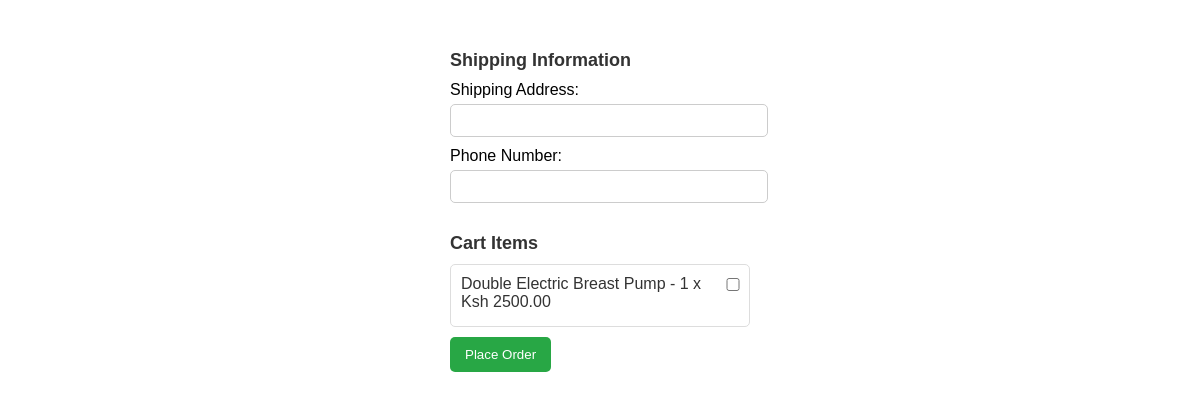
The page /orders/create/ (signed in) on the database as committed earlier.
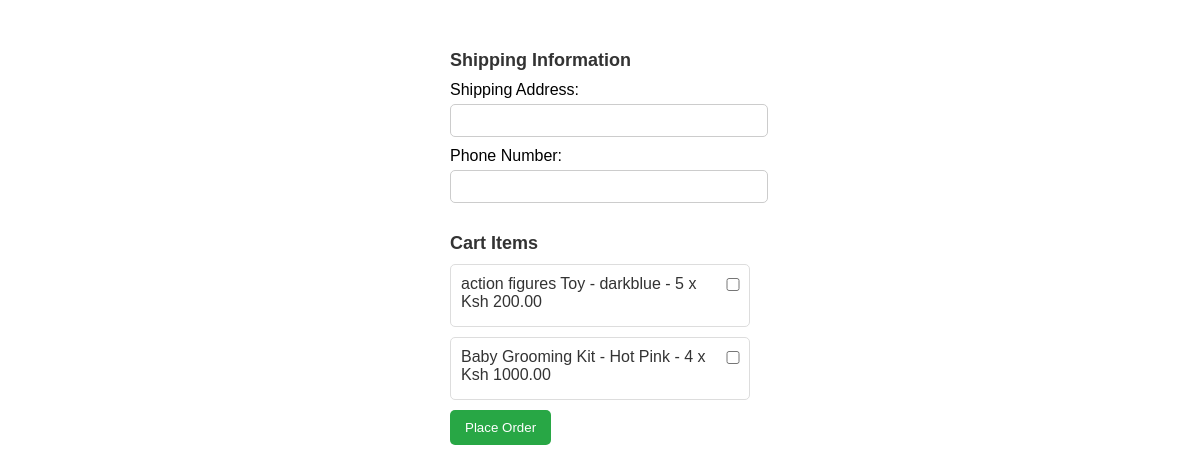
The same page on the database as committed later.
### cart/models.py (models this page shows, shortened)
class CartItem(models.Model):
    cart = models.ForeignKey(Cart, related_name="items", on_delete=models.CASCADE, default=None) #if kuna issue undo the default here
    product = models.ForeignKey(Product, on_delete=models.CASCADE, null=True, blank=True)
    variant = models.ForeignKey(ProductVariant, on_delete=models.CASCADE, null=True, blank=True)
    quantity = models.PositiveIntegerField(default=1)

### products/models.py (models this page shows, shortened)
class Product(models.Model):
    name = models.CharField(max_length=255)
    description = models.TextField()
    price = models.DecimalField(max_digits=10, decimal_places=2)
    image = models.ImageField(upload_to='product_images/')
    featured = models.BooleanField(default=False)
    brand = models.CharField(max_length=50, default='Unknown')
    stock_quantity = models.PositiveIntegerField(default=0)
    category = models.ForeignKey(Category, related_name="products", on_delete=models.CASCADE)
    created_at = models.DateTimeField(auto_now_add=True)
    updated_at = models.DateTimeField(auto_now=True)
    class Meta:
        ordering = ['-created_at']
        verbose_name = "Product"
        verbose_name_plural = "Products"

class ProductVariant(models.Model):
    product = models.ForeignKey(Product, related_name="variants", on_delete=models.CASCADE)
    color_name = models.CharField(max_length=50)
    image = models.ImageField(upload_to='product_variants/')
    price = models.DecimalField(max_digits=10, decimal_places=2, default=0.0)
    stock_quantity = models.PositiveIntegerField(default=0)

### orders/views.py (the view, shortened to what this page needs)
# urls.py: path('create/', views.create_order, name='create_order'),
@login_required
def create_order(request):
    cart = request.user.cart  # Ensure this is correct for your app
    if not cart.items.exists():  # Check if cart is empty
        return redirect('cart:view')  # Adjust 'cart:view' to your actual cart view
    return render(request, 'orders/create_order.html', {'cart': cart})

### orders/templates/orders/create_order.html (shortened to what this page needs)
{% load static %}
<!DOCTYPE html>
<html>
<head>
</head>
<body>
    <form method="POST" action="{% url 'orders:create_order' %}">
        <h3>Shipping Information</h3>
        <label for="shipping_address">Shipping Address:</label>
        <input type="text" id="shipping_address" name="shipping_address" required>
        <br>
        <label for="phone_number">Phone Number:</label>
        <input type="text" id="phone_number" name="phone_number" required>
        <br>
        <h3>Cart Items</h3>
        {% for item in cart.items.all %}
            <div class="cart-item">
                <div class="item-info">
                    <label for="cart_item_{{ item.id }}">
                        {% if item.product %}
                            {{ item.product.name }} - {{ item.quantity }} x Ksh {{ item.product.price }}
                        {% elif item.variant %}
                            {{ item.variant.product.name }} - {{ item.variant.color_name }} - {{ item.quantity }} x Ksh {{ item.variant.price }}
                        {% else %}
                            Unknown Item
                        {% endif %}
                    </label>
                </div>
                <div>
                    <input type="checkbox" id="cart_item_{{ item.id }}" name="cart_items" value="{{ item.id }}">
                </div>
            </div>
        {% endfor %}
        <button type="submit">Place Order</button>
    </form>
</body>
</html>

Rows that differ between the two databases and show on the page:
removed CartItem: product.name "Double Electric Breast Pump", quantity "1", product.price "2500.00"
added CartItem: variant.product.name "action figures Toy", variant.color_name "darkblue", quantity "5", variant.price "200.00"
added CartItem: variant.product.name "Baby Grooming Kit", variant.color_name "Hot Pink", quantity "4", variant.price "1000.00"
